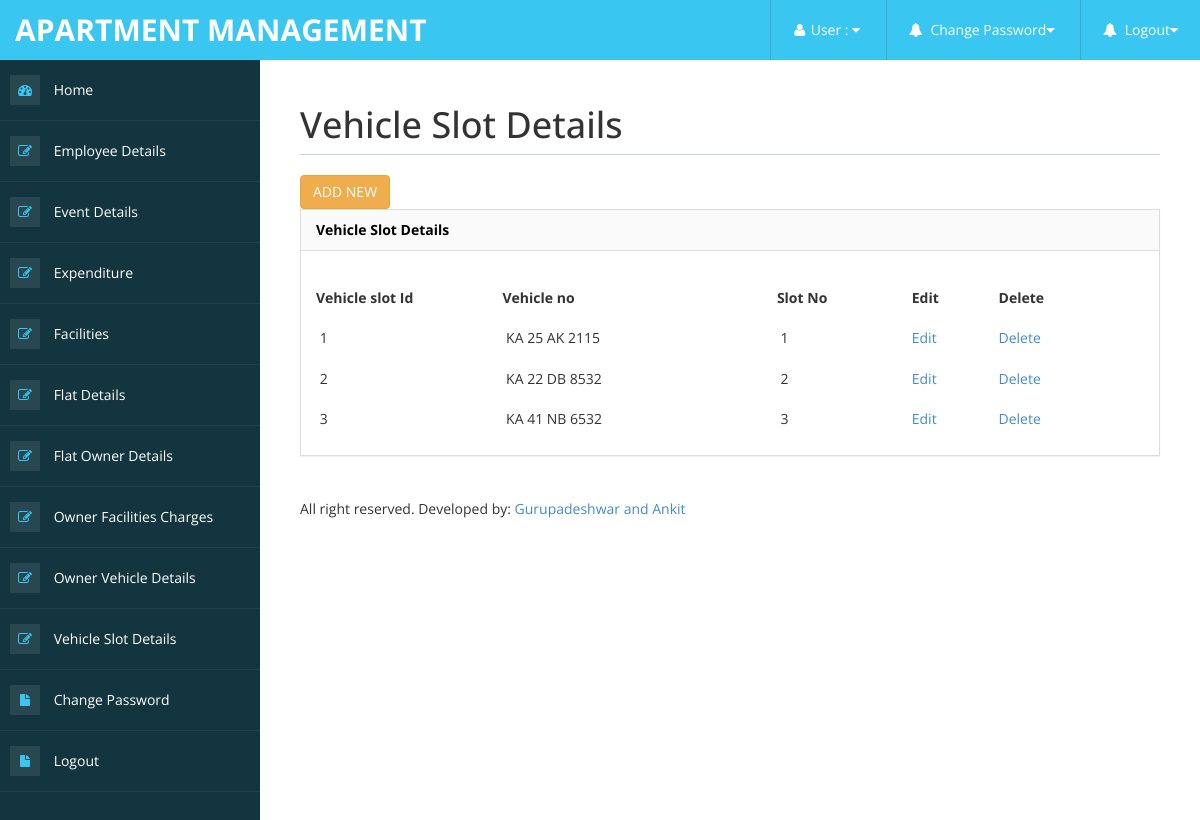
The app's page /Code/vehicle_slot_details_view.php with its own data.
### tables this page shows
CREATE TABLE `vehicle_slot_details` (
  `Vehicle_slot_id` int(10) NOT NULL,
  `Owner_vehicle_id` int(10) NOT NULL,
  `Slot_no` int(10) NOT NULL
);

CREATE TABLE `owner_vehicle_details` (
  `Owner_vehicle_id` int(10) NOT NULL,
  `Flat_owner_id` int(10) NOT NULL,
  `Vehicle_no` varchar(15) NOT NULL,
  `Vehicle_type` varchar(20) NOT NULL,
  `allot_status` varchar(50) NOT NULL
);

### Code/vehicle_slot_details_view.php (the view, shortened to what this page needs)
<!DOCTYPE html>
<html xmlns="http://www.w3.org/1999/xhtml">
<head>
<?php include('metadata.php');?>
<?php include('header.php');?>
<?php include('sidebar.php');?>
</head>
<body>
        <div id="page-wrapper" >
            <div id="page-inner">
			 <div class="row">
                    <div class="col-md-12">
                        <h1 class="page-header">
                              Vehicle Slot Details
                        </h1>
                    </div>
</div>
               <a href="vehicle_slot_details_form.php" class="btn btn-warning btn" >ADD NEW</a>
            <div class="row">
                <div class="col-md-12">
                    <div class="panel panel-default">
                        <div class="panel-heading">
                              Vehicle Slot Details
                        </div>
                        <div class="panel-body">
                            <div class="table-responsive">
                                <table class="table table-striped table-bordered table-hover" id="dataTables-example">
                                    <thead>
<body>
<form name="form1" method="post" action="">
  <table width="834" height="162" border="0" align="center">
    <tr>
      <th width="159">Vehicle slot Id</th>
      <th width="234">Vehicle no</th>
      <th width="115">Slot No</th>
      <th width="74">Edit</th>
      <th width="124">Delete</th>
    </tr>
    <?php
	include("../db_connect/db_connect.php");
	$sl_no=1;
	$sql="select * from vehicle_slot_details vs,owner_vehicle_details ov where vs.Owner_vehicle_id=ov.Owner_vehicle_id";
	$res=mysqli_query($conn,$sql);
	while($row=mysqli_fetch_array($res))
	{
	?>
	<tr>
      <td>&nbsp;<?php echo $sl_no++;?></td>
      <td>&nbsp;<?php echo $row['Vehicle_no'];?></td>
      <td>&nbsp;<?php echo $row['Slot_no'];?></td>
      <td><a href="vehicle_slot_details_edit.php?Vehicle_slot_id=<?php echo $row['Vehicle_slot_id'];?>">Edit</a></td>
      <td><a href="vehicle_slot_details_delete.php?Vehicle_slot_id=<?php echo $row['Vehicle_slot_id'];?>">Delete</a></td>
	</tr>
	<?php
	}
	?>
  </table>
</form>
</div>
                        </div>
                    </div>
                <?php include('footer.php');?>
			    </div>
</body>
</html>

### Code/assets/css/custom-styles.css (style rules this page uses)
body { font-family: 'Open Sans', sans-serif; }
#page-wrapper { padding: 15px 15px; min-height: 600px; background: #FFFFFF; }
#page-inner { width:100%; margin:10px 20px 10px 0px; background-color:transparent; padding:10px; min-height:1200px; }
h1, .h1, h2, .h2, h3, .h3 { margin-top: 7px; margin-bottom: -5px; }
.panel { border-radius:0px; }
.page-header { padding-bottom: 9px; margin: 10px 0 20px; border-bottom: 1px solid #C7D1DD; }
.panel-default > .panel-heading { color: #000; background-color: #FFFFFF; border-color: #ddd; font-weight:bold; background: #FAFAFA; }
@media (min-width:768px) { #page-wrapper { margin: 0 0 0 260px; padding: 15px 30px; min-height: 1200px; } }

### records on screen
vehicle_slot_details: Owner_vehicle.Vehicle_no "KA 25 AK 2115", Slot_no "1"
vehicle_slot_details: Owner_vehicle.Vehicle_no "KA 22 DB 8532", Slot_no "2"
vehicle_slot_details: Owner_vehicle.Vehicle_no "KA 41 NB 6532", Slot_no "3"
